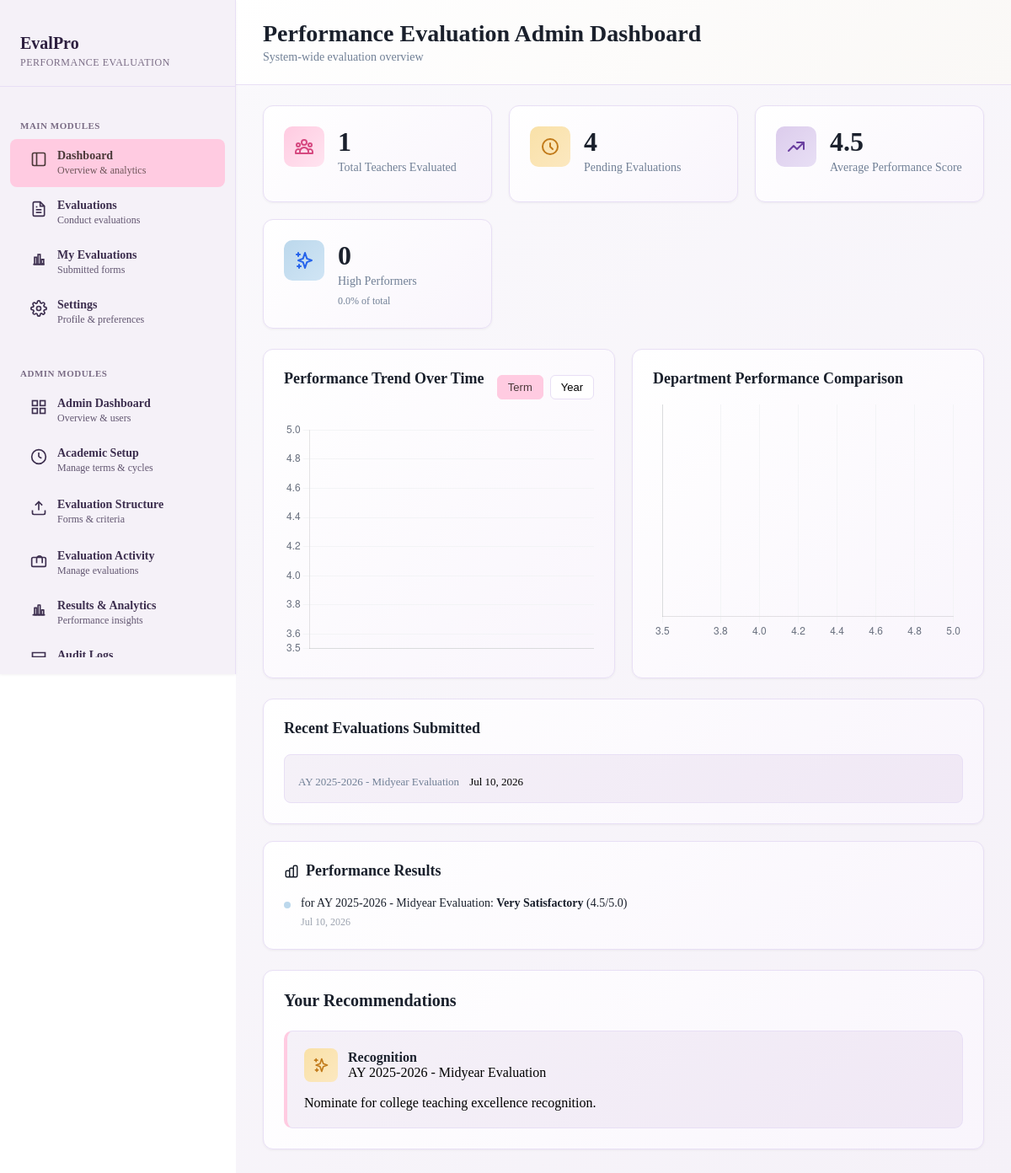
The page /performanceevaluation/dashboard/ (signed in) on the database as committed earlier.
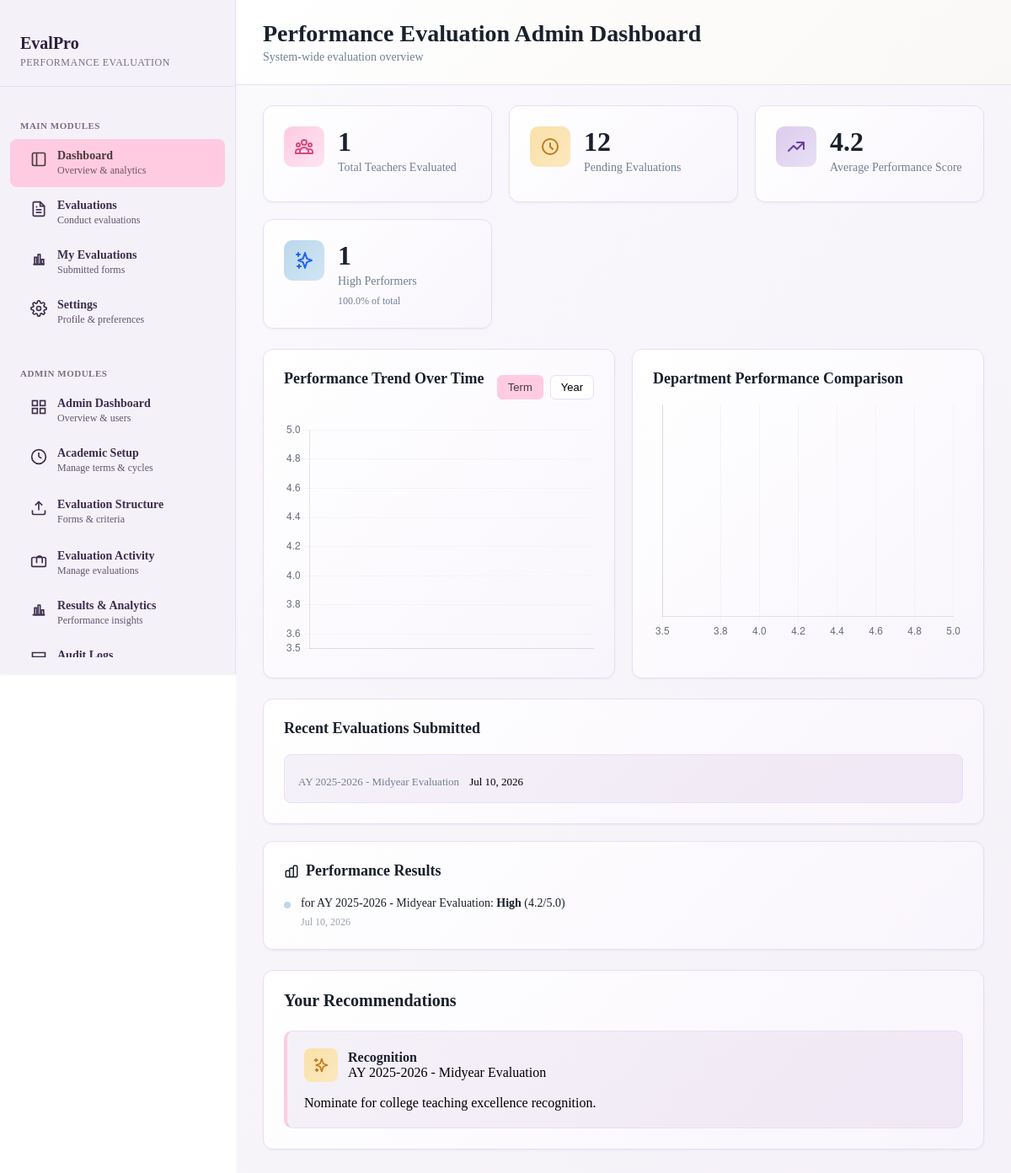
The same page on the database as committed later.
### performanceevaluation/models.py (models this page shows)
class ComputedResult(models.Model):
    evaluatee = models.ForeignKey(settings.AUTH_USER_MODEL, on_delete=models.CASCADE)
    cycle = models.ForeignKey(EvaluationCycle, on_delete=models.CASCADE)
    total_score = models.DecimalField(max_digits=6, decimal_places=2)
    performance_level = models.CharField(max_length=50)
    computed_at = models.DateTimeField(auto_now_add=True)
    is_locked = models.BooleanField(default=False)
    class Meta:
        unique_together = ('evaluatee', 'cycle')

### performanceevaluation/views.py (the view, shortened to what this page needs)
# urls.py: path("dashboard/", views.dashboard, name="ces-dashboard"),
@login_required
@require_system_access
@require_system_role(['user', 'instructor', 'superadmin'])
def dashboard(request):
    current_system = getattr(request, 'current_system', None) or 'performanceevaluation'
    systems = request.session.get('accessible_systems', [])
    user = request.user
    is_admin = user.systemmembership_set.filter(
        system_name=current_system,
        system_role__in=['admin', 'superadmin']
    ).exists()
    if is_admin:
        result_scope = ComputedResult.objects.all()
        evaluation_scope = Evaluation.objects.all()
        total_teachers = result_scope.values('evaluatee').distinct().count()
        pending_evaluations = EvaluationForm.objects.filter(
            is_active=True,
            cycle__is_closed=False,
        ).count()
        all_results = result_scope
        if all_results.exists():
            avg_score = all_results.aggregate(
                avg=Avg('total_score')
            )['avg'] or 0
            avg_score = round(float(avg_score), 1)
        else:
            avg_score = 0
        high_performers = all_results.filter(
            Q(performance_level__iexact='very high')
            | Q(performance_level__iexact='high')
        ).count()
        high_performer_percent = round((high_performers / total_teachers) * 100, 1) if total_teachers else 0
        recent_evaluations = evaluation_scope.filter(
            is_submitted=True
        ).select_related('evaluatee', 'form__cycle').order_by('-submitted_at')[:5]
        recent_results = result_scope.select_related(
            'evaluatee', 'cycle'
        ).order_by('-computed_at')[:5]
    evaluations_data = []
    for eval_obj in recent_evaluations:
        evaluations_data.append({
            'evaluator': eval_obj.evaluator.get_full_name() if eval_obj.evaluator else 'System',
            'evaluatee': eval_obj.evaluatee.get_full_name(),
            'cycle': f"{eval_obj.form.cycle.term.name} - {eval_obj.form.cycle.name}",
            'submitted_at': eval_obj.submitted_at,
        })
    results_data = []
    for result in recent_results:
        results_data.append({
            'evaluatee': result.evaluatee.get_full_name(),
            'cycle': f"{result.cycle.term.name} - {result.cycle.name}",
            'performance_level': result.performance_level,
            'total_score': f"{result.total_score:.1f}",
            'computed_at': result.computed_at,
        })
    if not is_admin and user_results.exists():
        recommendations = Recommendation.objects.filter(
            result__evaluatee=user
        ).select_related('result__cycle').order_by('-created_at')[:5]
    elif is_admin:
        recommendations = Recommendation.objects.select_related(
            'result__evaluatee', 'result__cycle'
        ).order_by('-created_at')[:5]
    else:
        recommendations = []
    if is_admin:
        trend_source = result_scope
        dept_source = result_scope.filter(
            evaluatee__userdepartmentassignment__department__is_active=True
        )
    else:
        trend_source = user_results
        dept_source = ComputedResult.objects.filter(
            evaluatee=user,
            evaluatee__userdepartmentassignment__department__is_active=True
        )
    trend_rows = (
        trend_source.annotate(week=TruncWeek('computed_at'))
        .values('week')
        .annotate(avg_score=Avg('total_score'))
        .order_by('week')
    )
    trend_labels = [row['week'].strftime('%b %d') if row['week'] else '' for row in trend_rows]
    trend_values = [round(float(row['avg_score'] or 0), 2) for row in trend_rows]
    dept_rows = (
        dept_source.values('evaluatee__userdepartmentassignment__department__name')
        .annotate(avg_score=Avg('total_score'))
        .order_by('-avg_score')
    )
    dept_labels = [row['evaluatee__userdepartmentassignment__department__name'] for row in dept_rows]
    dept_values = [round(float(row['avg_score'] or 0), 2) for row in dept_rows]
    recommendations_data = []
    for rec in recommendations:
        recommendations_data.append({
            'evaluatee': rec.result.evaluatee.get_full_name(),
            'cycle': f"{rec.result.cycle.term.name} - {rec.result.cycle.name}",
            'type': rec.get_recommendation_type_display(),
            'description': rec.description,
            'created_at': rec.created_at,
        })
    if not is_admin:
        pending_to_submit = Evaluation.objects.filter(
            evaluator=user,
            is_submitted=False
        ).select_related('evaluatee', 'form__cycle')[:5]
    else:
        pending_to_submit = evaluation_scope.filter(
            is_submitted=False
        ).select_related('evaluator', 'evaluatee', 'form__cycle')[:5]
    context = {
        'systems': systems,
        'current_system': current_system,
        'is_admin': is_admin,
        'total_teachers': total_teachers,
        'pending_evaluations': pending_evaluations,
        'avg_score': avg_score,
        'high_performers': high_performers,
        'high_performer_percent': high_performer_percent,
        'recent_evaluations': evaluations_data,
        'recent_results': results_data,
        'recent_recommendations': recommendations_data,
        'pending_to_submit': pending_to_submit,
        'trend_chart_json': json.dumps({'labels': trend_labels, 'values': trend_values}),
        'dept_chart_json': json.dumps({'labels': dept_labels, 'values': dept_values}),
    }
    return render(request, 'performanceevaluation/pages/dashboard.html', context)

### core/models.py (called while the page is built)
    @property
    def first_name(self):
        return decrypt(self._first_name) if self._first_name else ''

    @property
    def last_name(self):
        return decrypt(self._last_name) if self._last_name else ''

### projectmanagement/templatetags/user_role.py (called while the page is built)
@register.simple_tag
def get_user_role(user, system_name):
    if not user.is_authenticated:
        return None
    membership = SystemMembership.objects.filter(
        user=user,
        system_name=system_name,
        system_role__in=['admin', 'superadmin']
    ).first()
    return membership.system_role if membership else None

### performanceevaluation/templates/performanceevaluation/pages/dashboard.html (shortened to what the changed rows need)
{% extends 'performanceevaluation/base.html' %}
{% load static %}
{% block extra_head %}
<link rel="stylesheet" href="{% static 'performanceevaluation/css/pages/dashboard.css' %}">
{% endblock %}
{% block content %}
<main class="main-content">
    <div class="top-bar">
        <div class="page-header">
            <h1>{% if is_admin %}Performance Evaluation Admin Dashboard{% else %}My Performance Dashboard{% endif %}</h1>
        </div>
    </div>
    <div class="content-wrap">
        <div class="stats-grid">
            {% if is_admin %}
            <div class="stat-card">
                <div class="stat-icon icon-pending">
                    <svg width="24" height="24" fill="none" stroke="currentColor" viewBox="0 0 24 24">
                        <path stroke-linecap="round" stroke-linejoin="round" stroke-width="2" d="M12 8v4l3 3m6-3a9 9 0 11-18 0 9 9 0 0118 0z"></path>
                    </svg>
                </div>
                <div class="stat-content">
                    <div class="stat-value">{{ pending_evaluations|default_if_none:"0" }}</div>
                    <div class="stat-label">Pending Evaluations</div>
                </div>
            </div>
            {% endif %}
            <div class="stat-card">
                <div class="stat-content">
                    <div class="stat-value">{{ avg_score|default_if_none:"0.0" }}</div>
                    <div class="stat-label">Average Performance Score</div>
                </div>
            </div>
            {% if is_admin %}
            <div class="stat-card">
                <div class="stat-icon icon-high">
                    <svg width="24" height="24" fill="none" stroke="currentColor" viewBox="0 0 24 24">
                        <path stroke-linecap="round" stroke-linejoin="round" stroke-width="2" d="M5 3v4M3 5h4M6 17v4m-2-2h4m5-16l2.286 6.857L21 12l-5.714 2.143L13 21l-2.286-6.857L5 12l5.714-2.143L13 3z"></path>
                    </svg>
                </div>
                <div class="stat-content">
                    <div class="stat-value">{{ high_performers|default_if_none:"0" }}</div>
                    <div class="stat-label">High Performers</div>
                    <div class="stat-percentage">{{ high_performer_percent|default_if_none:"0" }}% of total</div>
                </div>
            </div>
            {% endif %}
        </div>
        <div class="content-grid">
            <div class="content-card notifications-card">
                <div class="notifications-list">
                    {% if recent_results %}
                        {% for result in recent_results %}
                        <div class="notification-item">
                            <div class="notification-dot {% if result.performance_level == 'Very High' or result.performance_level == 'High' %}success{% elif result.performance_level == 'Medium' %}warning{% else %}danger{% endif %}"></div>
                            <div class="notification-content">
                                <p>
                                    {% if is_admin %}{{ result.evaluatee }}{% else %}Your result{% endif %} for {{ result.cycle }}:
                                    <strong>{{ result.performance_level }}</strong> ({{ result.total_score }}/5.0)
                                </p>
                                <span class="notification-time">{{ result.computed_at|date:"M d, Y" }}</span>
                            </div>
                        </div>
                        {% endfor %}
                    {% else %}
                    <div class="notification-item">
                        <p>No results available yet</p>
                    </div>
                    {% endif %}
                </div>
            </div>
        </div>
    </div>
</main>
{% endblock %}

Rows that differ between the two databases and show on the page:
changed ComputedResult: performance_level "Very Satisfactory" → "High" (drawn)
Other text that changed with them:
{{ pending_evaluations|default_if_none:"0" }}: "4" → "12"
{{ avg_score|default_if_none:"0.0" }}: "4.5" → "4.2"
{{ high_performers|default_if_none:"0" }}: "0" → "1"
{{ high_performer_percent|default_if_none:"0" }}: "0.0" → "100.0"
new list line: "for AY 2025-2026 - Midyear Evaluation : ( 4.2 /5.0)"
new list line: "High Jul 10, 2026"
list line gone: "for AY 2025-2026 - Midyear Evaluation : ( 4.5 /5.0)"
list line gone: "Very Satisfactory Jul 10, 2026"
